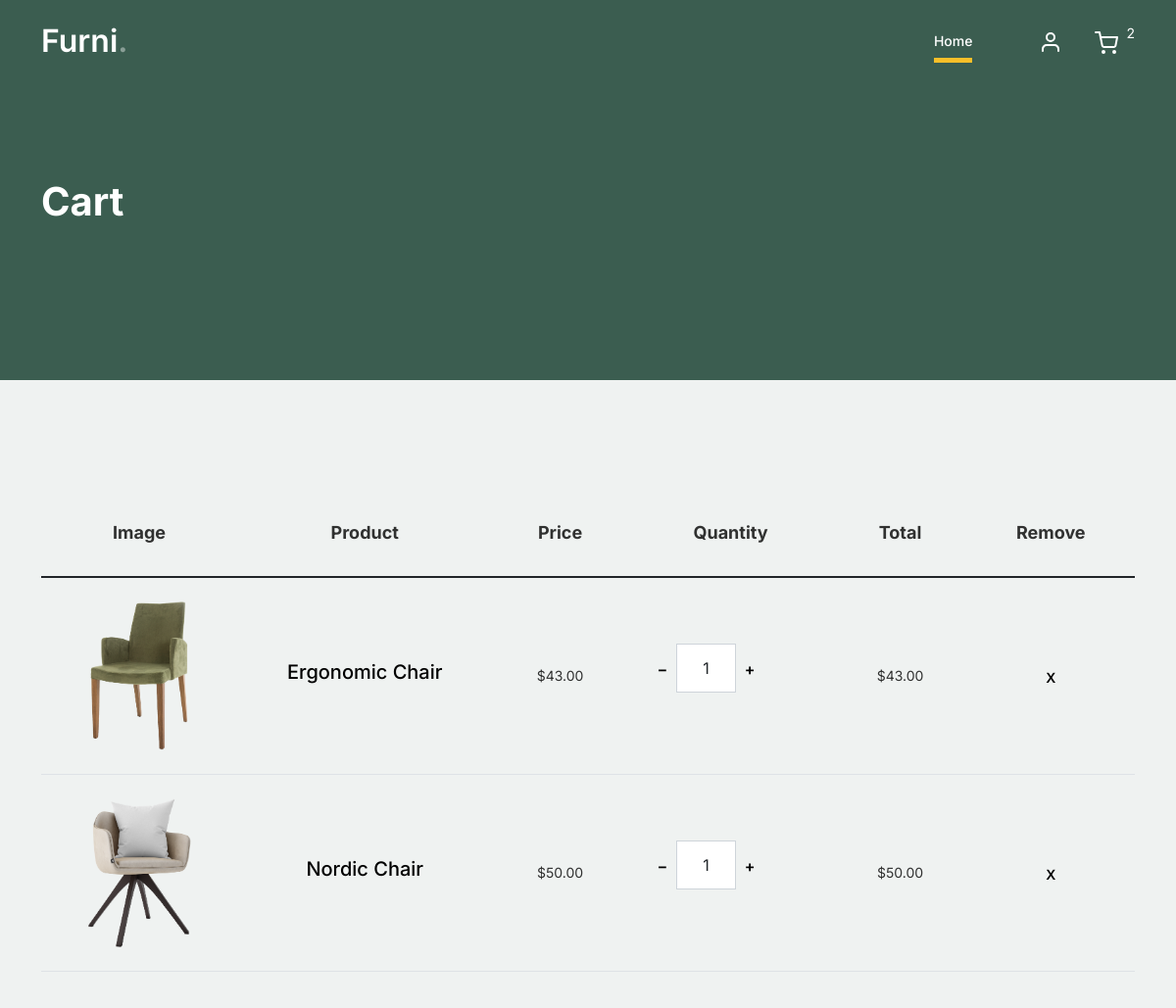
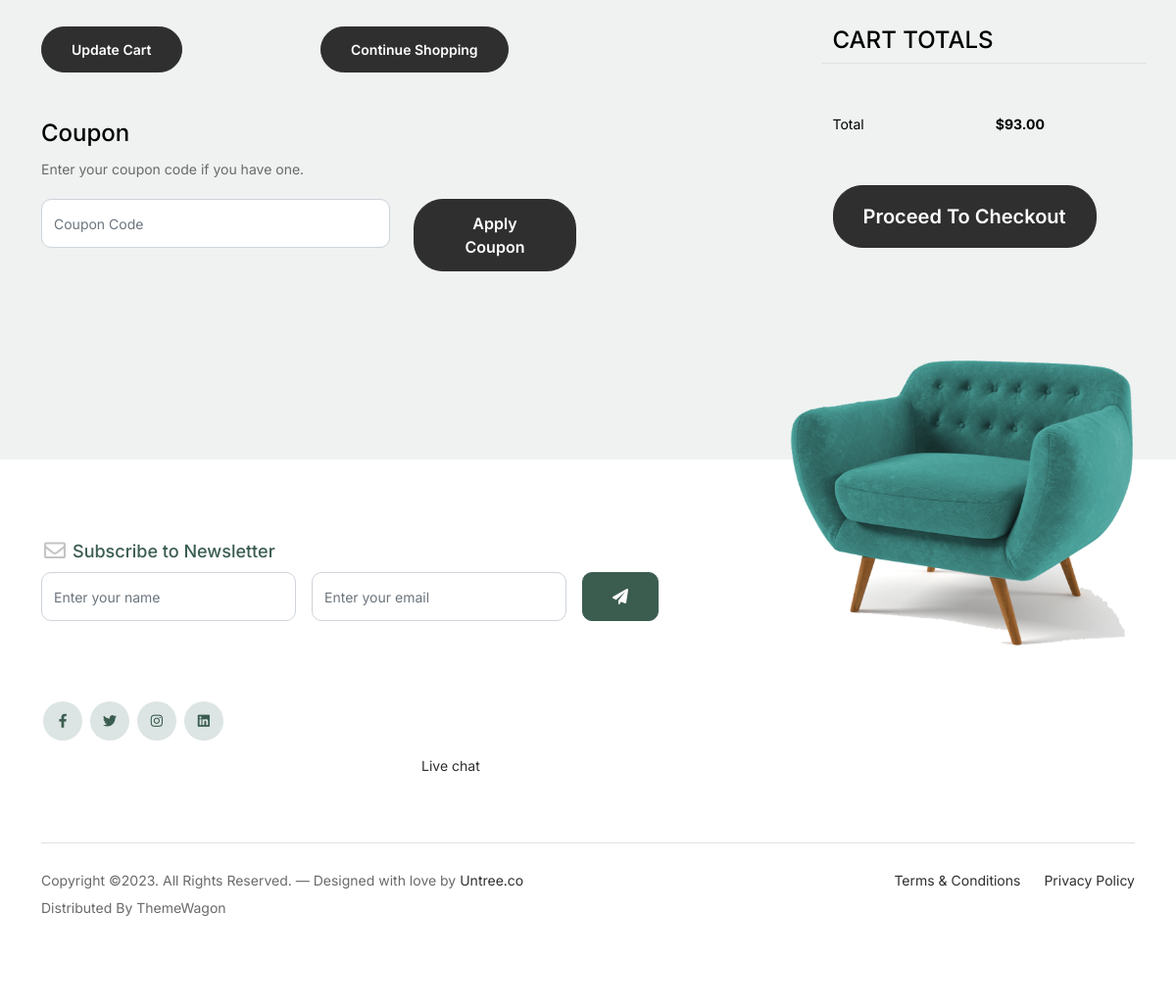
The app's page /cart/ (signed in) with its own data (2 pictures, top to bottom).
### base/models.py (models this page shows, shortened)
class Order(models.Model):
  customer = models.ForeignKey(Customer, on_delete=models.SET_NULL, null=True)
  transactionId = models.IntegerField(null=True, blank=True)
  date_added = models.DateTimeField(auto_now_add=True)
  complete = models.BooleanField(default=False)
  def get_cart_total(self):
    total = 0
    items = self.orderitem_set.all()
    for item in items:
      total += item.get_item_total()
    return total
  def get_cart_items(self):
    total = 0
    items = self.orderitem_set.all()
    for item in items:
      total += item.quantity
    return total

class OrderItem(models.Model):
  order = models.ForeignKey(Order, on_delete=models.SET_NULL, null=True)
  product = models.ForeignKey(Product, on_delete=models.SET_NULL, null=True)
  quantity = models.IntegerField(default=0)
  shipping = models.BooleanField(default=False, null=True, blank=True)
  def get_item_total(self):
    total = self.quantity * self.product.price
    return total

class Product(models.Model):
  name = models.CharField(max_length=150, null=True, blank=True)
  price = models.DecimalField(decimal_places=2, max_digits=7, default=0)
  image = models.ImageField(null=True, blank=True)
  digital = models.BooleanField(default=False, blank=True, null=True)

### base/views.py (the view)
# urls.py: path('cart/', cart, name='cart'),
def cart(request):
  customer = Customer.objects.get(user=request.user)
  order, created = Order.objects.get_or_create(customer=customer)
  items = order.orderitem_set.all()
  context = {
    'items': items,
    'order': order,
  }
  return render(request, 'base/cart.html', context)

### base/templates/base/cart.html
{% extends 'base/base.html' %}
{% block content %}
	<div class="hero">
		<div class="container">
			<div class="row justify-content-between">
				<div class="col-lg-5">
					<div class="intro-excerpt">
						<h1>Cart</h1>
					</div>
				</div>
				<div class="col-lg-7">
				</div>
			</div>
		</div>
	</div>
	<div class="untree_co-section before-footer-section">
				<div class="container">
					<div class="row mb-5">
						<form class="col-md-12" method="post">
							<div class="site-blocks-table">
								<table class="table">
									<thead>
										<tr>
											<th class="product-thumbnail">Image</th>
											<th class="product-name">Product</th>
											<th class="product-price">Price</th>
											<th class="product-quantity">Quantity</th>
											<th class="product-total">Total</th>
											<th class="product-remove">Remove</th>
										</tr>
									</thead>
									<tbody>
										{% for item in items %}
										<tr>
											<td class="product-thumbnail">
												<img src="{{ item.product.image.url }}" alt="Image" class="img-fluid">
											</td>
											<td class="product-name">
												<h2 class="h5 text-black">{{ item.product.name }}</h2>
											</td>
											<td>${{ item.product.price }}</td>
											<td>
												<div class="input-group mb-3 d-flex align-items-center quantity-container" style="max-width: 120px;">
													<div class="input-group-prepend">
														<button class="btn btn-outline-black update-btn" data-action="remove" data-product="{{ item.product.id }}" type="button">&minus;</button>
													</div>
													<input type="text" class="form-control text-center quantity-amount" value="{{ item.quantity }}" placeholder="" aria-label="Example text with button addon" aria-describedby="button-addon1">
													<div class="input-group-append">
														<button class="btn btn-outline-black update-btn" data-action="add" data-product="{{ item.product.id }}" type="button">&plus;</button>
													</div>
												</div>
											</td>
											<td>${{item.get_item_total}}</td>
											<td><div class="btn btn-black btn-sm update-btn" data-action="cancel" data-product="{{item.product.id}}">X</div></td>
										</tr>
										{% endfor %}
									</tbody>
								</table>
							</div>
						</form>
					</div>
					<div class="row">
						<div class="col-md-6">
							<div class="row mb-5">
								<div class="col-md-6 mb-3 mb-md-0">
									<a class="btn btn-black btn-sm btn-block" href="{% url 'cart' %}">Update Cart</a>
								</div>
								<div class="col-md-6">
									<a class="btn btn-outline-black btn-sm btn-block" href="{% url 'home' %}">Continue Shopping</a>
								</div>
							</div>
							<div class="row">
								<div class="col-md-12">
									<label class="text-black h4" for="coupon">Coupon</label>
									<p>Enter your coupon code if you have one.</p>
								</div>
								<div class="col-md-8 mb-3 mb-md-0">
									<input type="text" class="form-control py-3" id="coupon" placeholder="Coupon Code">
								</div>
								<div class="col-md-4">
									<button class="btn btn-black">Apply Coupon</button>
								</div>
							</div>
						</div>
						<div class="col-md-6 pl-5">
							<div class="row justify-content-end">
								<div class="col-md-7">
									<div class="row">
										<div class="col-md-12 text-right border-bottom mb-5">
											<h3 class="text-black h4 text-uppercase">Cart Totals</h3>
										</div>
									</div>
									<div class="row mb-5">
										<div class="col-md-6">
											<span class="text-black">Total</span>
										</div>
										<div class="col-md-6 text-right">
											<strong class="text-black">${{order.get_cart_total}}</strong>
										</div>
									</div>
									<div class="row">
										<div class="col-md-12">
											<a class="btn btn-black btn-lg py-3 btn-block" href="{% url 'checkout' %}">Proceed To Checkout</a>
										</div>
									</div>
								</div>
							</div>
						</div>
					</div>
				</div>
	</div>
{% endblock %}

### base/templates/base/base.html (shortened to what this page needs)
<!doctype html>
{% load static %}
<html lang="en">
<head>
  <link href="{% static 'css/bootstrap.min.css' %}" rel="stylesheet">
  <link href="https://cdnjs.cloudflare.com/ajax/libs/font-awesome/6.0.0-beta3/css/all.min.css" rel="stylesheet">
  <link href="{% static 'css/tiny-slider.css' %}" rel="stylesheet">
  <link href="{% static 'css/style.css' %}" rel="stylesheet">
</head>
<body>
  <nav class="custom-navbar navbar navbar navbar-expand-md navbar-dark bg-dark" arial-label="Furni navigation bar">
    <div class="container">
      <a class="navbar-brand" href="{% url 'home' %}">Furni<span>.</span></a>
      <div class="collapse navbar-collapse" id="navbarsFurni">
        <ul class="custom-navbar-nav navbar-nav ms-auto mb-2 mb-md-0">
          <li class="nav-item active">
            <a class="nav-link" href="{% url 'home' %}">Home</a>
          </li>
        </ul>
        <ul class="custom-navbar-cta navbar-nav mb-2 mb-md-0 ms-5">
          <li><a class="nav-link" href="#"><img src="{% static 'images/user.svg' %}"></a></li>
          <li><a class="nav-link" href="{% url 'cart' %}"><img src="{% static 'images/cart.svg' %}"></a></li>
          <span class="cart-items" style="color: white;">{{ order.get_cart_items }}</span>
        </ul>
      </div>
    </div>
  </nav>
  {% block content %}
  {% endblock %}
  <footer class="footer-section">
    <div class="container relative">
      <div class="sofa-img">
        <img src="{% static 'images/sofa.png' %}" alt="Image" class="img-fluid">
      </div>
      <div class="row">
        <div class="col-lg-8">
          <div class="subscription-form">
            <h3 class="d-flex align-items-center"><span class="me-1"><img src="{% static 'images/envelope-outline.svg' %}" alt="Image" class="img-fluid"></span><span>Subscribe to Newsletter</span></h3>
            <form action="#" class="row g-3">
              <div class="col-auto">
                <input type="text" class="form-control" placeholder="Enter your name">
              </div>
              <div class="col-auto">
                <input type="email" class="form-control" placeholder="Enter your email">
              </div>
              <div class="col-auto">
                <button class="btn btn-primary">
                  <span class="fa fa-paper-plane"></span>
                </button>
              </div>
            </form>
          </div>
        </div>
      </div>
      <div class="row g-5 mb-5">
        <div class="col-lg-4">
          <ul class="list-unstyled custom-social">
            <li><a href="#"><span class="fa fa-brands fa-facebook-f"></span></a></li>
            <li><a href="#"><span class="fa fa-brands fa-twitter"></span></a></li>
            <li><a href="#"><span class="fa fa-brands fa-instagram"></span></a></li>
            <li><a href="#"><span class="fa fa-brands fa-linkedin"></span></a></li>
          </ul>
        </div>
        <div class="col-lg-8">
          <div class="row links-wrap">
            <div class="col-6 col-sm-6 col-md-3">
              <ul class="list-unstyled">
                <li><a href="#">Live chat</a></li>
              </ul>
            </div>
          </div>
        </div>
      </div>
      <div class="border-top copyright">
        <div class="row pt-4">
          <div class="col-lg-6">
            <p class="mb-2 text-center text-lg-start">Copyright &copy;. All Rights Reserved. &mdash; Designed with love by <a href="https://untree.co">Untree.co</a> Distributed By <a hreff="https://themewagon.com">ThemeWagon</a>
          </p>
          </div>
          <div class="col-lg-6 text-center text-lg-end">
            <ul class="list-unstyled d-inline-flex ms-auto">
              <li class="me-4"><a href="#">Terms &amp; Conditions</a></li>
              <li><a href="#">Privacy Policy</a></li>
            </ul>
          </div>
        </div>
      </div>
    </div>
  </footer>
</body>
</html>

### records on screen
Order: get_cart_items "2", get_cart_total "93.00"
OrderItem: product.image (picture), product.name "Ergonomic Chair", product.price "43.00", quantity "1", get_item_total "43.00"
OrderItem: product.image (picture), product.name "Nordic Chair", product.price "50.00", quantity "1", get_item_total "50.00"
